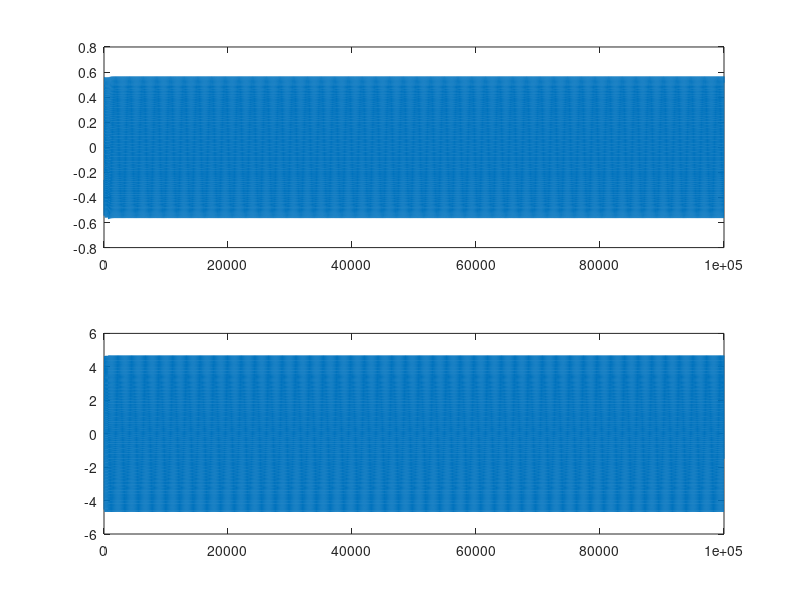
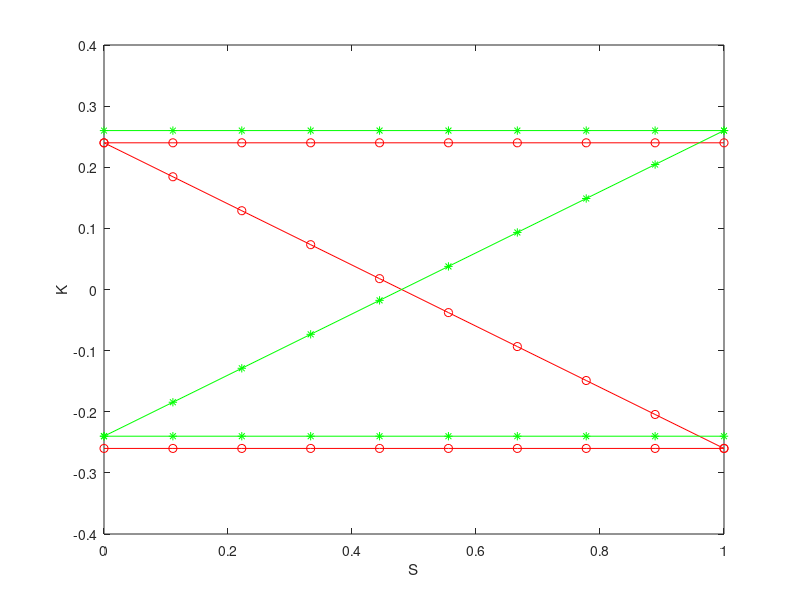
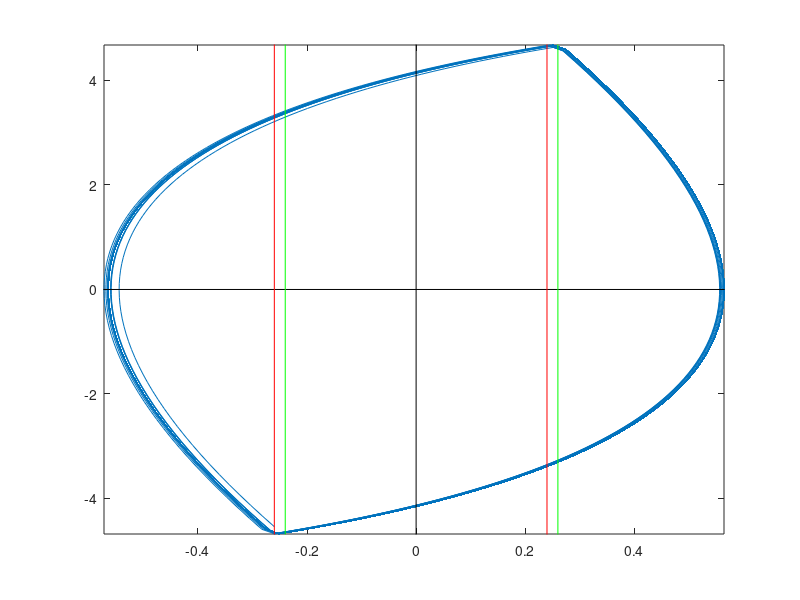

These charts were generated, in order, by the following MATLAB code:
%Oscillations_Exist
%Checks if parameters yield oscillations

%2nd order ODE for K
% tau K'' + (1+tau) K' + K = c ?V
%homogeneous solution form:
% K(t) = c1 exp(-t) + c2 exp(-t/tau)
% c2 = (K(0) + K'(0)) / (1-1/tau)
% c1 = K(0) - c2

%what should a0 be from find_alphas?
a0 = -4.54;

%params
eps = 0.5;
c = 10;
I = 0.01;
tau = 0.4;

%results in
K_V_ON = eps/2-I;
K_V_OFF = -eps/2-I;

%visualize thresholds
n= 10;
ss = linspace(0,1,10);
l1 = (eps/2 + I)*ones(n,1);
l2 = (eps/2 - I)*ones(n,1);
l23 = linspace(eps/2 - I, -eps/2  - I, n);
l3 = (-eps/2  - I)*ones(n,1);
l4 = (-eps/2 + I)*ones(n,1);
l41 = linspace(-eps/2  + I, eps/2  + I, n);
figure(2); clf;
plot(ss, l1, '*-g'); hold on;
plot(ss, l2, 'o-r');
plot(ss, l3, 'o-r');
plot(ss, l23, 'o-r');
plot(ss, l4, '*-g'); 
plot(ss, l41, '*-g'); hold off;
xlabel('S'); ylabel('K');

%IC
k0 = K_V_OFF;
kp0 = a0;
SD = 1;
SV = 0;

%simulation stuff
N = 1e5;
dt = 5e-3;
K = zeros(N,1);
Kp = zeros(N,1);
deltaV = zeros(N,1);
K(1) = k0;
Kp(1) = kp0;

for i = 2:N
   
    %update ?V
    deltaV(i) = SD - SV;
    
    %update k0, kp0
    k0 = K(i-1);
    kp0 = Kp(i-1);
    
    %update homog. soln. coeffs
    c2 = (k0 - c*deltaV(i) + kp0)/ (1-1/tau);
    c1 = k0 - c*deltaV(i) - c2;
    
    %step forward in ODE soln
    K(i) = c1*exp(-dt) + c2*exp(-dt/tau) + c*deltaV(i);
    Kp(i) = -c1*exp(-dt) - (c2/tau)*exp(-dt/tau);
    
   %update states
    if K(i) >= -K_V_OFF
       SD = 0;
    end
    if K(i) >= K_V_ON
       SV = 1;
    end
    if K(i) <= K_V_OFF
       SV = 0;
    end
    if K(i) <= -K_V_ON
       SD = 1;
   end
end

figure(1); clf;
% plot(K); 
subplot(2,1,1); plot(K, '-');
subplot(2,1,2); plot(Kp, '-');
figure(3); clf;
plot(K, Kp, '-'); hold on
line([-c-1,c+1],[0,0], 'Color',[0 0 0])
line([K_V_ON, K_V_ON], [-c-1,c+1], 'Color',[1 0 0])
line([-K_V_OFF, -K_V_OFF], [-c-1,c+1], 'Color',[0 1 0])
line([K_V_OFF, K_V_OFF], [-c-1,c+1], 'Color',[1 0 0])
line([-K_V_ON, -K_V_ON], [-c-1,c+1], 'Color',[0 1 0])
line([-c, -c], [0,0], 'Color',[0 0 0], 'Marker', 'o')
line([c, c], [0,0], 'Color',[0 0 0], 'Marker', 'o')
line([0,0],[-c-1,c+1], 'Color',[0 0 0])
xlim([min(K), max(K)])
ylim([min(Kp), max(Kp)])
% xlim([-c-1, c+1]);
% ylim([-c-1, c+1]);

% hold on;
% plot(deltaV)
